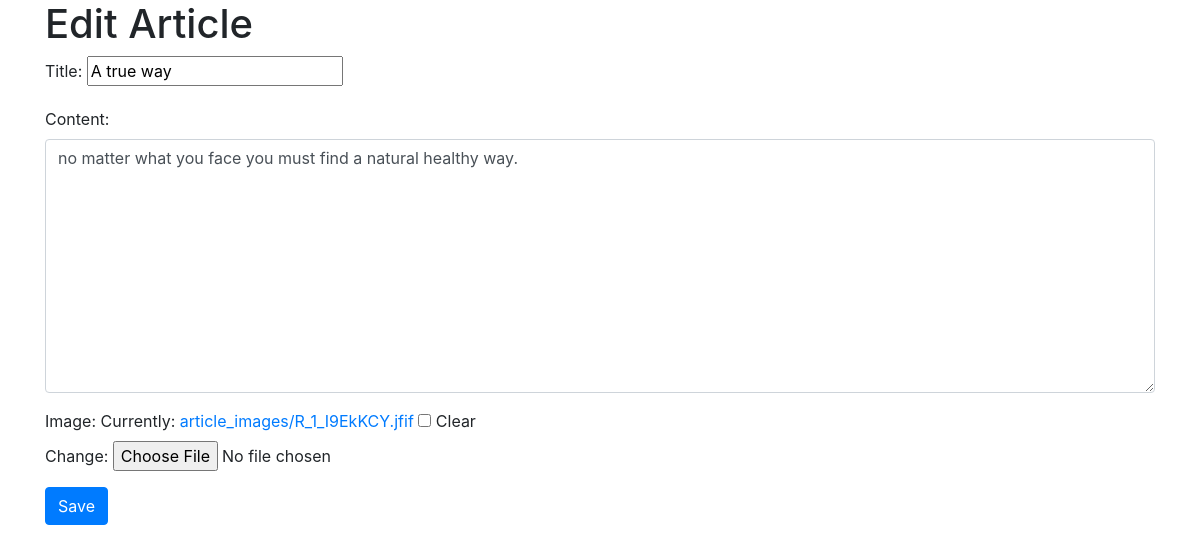
Page /article/9/edit/ (signed in) on the committed database.
### blog/models.py (models this page shows, shortened)
class Article(models.Model):
    title = models.CharField(max_length=200)
    content = models.TextField()
    author = models.ForeignKey(User, on_delete=models.CASCADE)
    image = models.ImageField(upload_to='article_images/', null=True, blank=True)  # Added ImageField
    likes = models.ManyToManyField(User, related_name='liked_articles', blank=True)
    created_at = models.DateTimeField(auto_now_add=True)
    updated_at = models.DateTimeField(auto_now=True)

### blog/views.py (the view)
# urls.py: path('article/<int:pk>/edit/', views.article_edit, name='article_edit'),
@login_required
def article_edit(request, pk):
    article = get_object_or_404(Article, pk=pk)
    if request.user != article.author:
        messages.error(request, "You do not have permission to edit this article.")
        return redirect('article_detail', pk=article.pk)
    if request.method == 'POST':
        form = ArticleForm(request.POST, request.FILES, instance=article)
        if form.is_valid():
            form.save()
            messages.success(request, "Article updated successfully.")
            return redirect('article_detail', pk=article.pk)
    else:
        form = ArticleForm(instance=article)
    return render(request, 'blog/article_form.html', {'form': form})

### blog/forms.py
class ArticleForm(forms.ModelForm):
    class Meta:
        model = Article
        fields = ['title', 'content', 'image']
        widgets = {
            'content': forms.Textarea(attrs={'class': 'form-control'}),
        }

### blog/blog/templates/blog/article_form.html (shortened to what this page needs)
{% extends 'base.html' %}
{% block content %}
<h1>{% if form.instance.pk %}Edit{% else %}Create{% endif %} Article</h1>
<form action="" method="post">
    {{ form.as_p }}
    <button type="submit" class="btn btn-primary">Save</button>
</form>
{% endblock %}

### rows in the picture
Article: title "A true way", content "no matter what you face you must find a natural healthy way."
